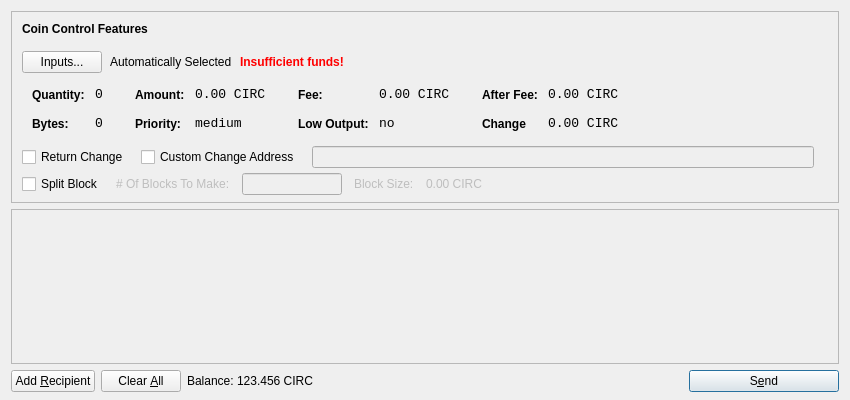
<?xml version="1.0" encoding="UTF-8"?>
<ui version="4.0">
 <class>SendCoinsDialog</class>
 <widget class="QDialog" name="SendCoinsDialog">
  <property name="geometry">
   <rect>
    <x>0</x>
    <y>0</y>
    <width>850</width>
    <height>400</height>
   </rect>
  </property>
  <property name="windowTitle">
   <string>Send Coins</string>
  </property>
  <layout class="QVBoxLayout" name="verticalLayout" stretch="0,1,0">
   <property name="bottomMargin">
    <number>8</number>
   </property>
   <item>
    <widget class="QFrame" name="frameCoinControl">
     <property name="sizePolicy">
      <sizepolicy hsizetype="Expanding" vsizetype="Expanding">
       <horstretch>0</horstretch>
       <verstretch>0</verstretch>
      </sizepolicy>
     </property>
     <property name="maximumSize">
      <size>
       <width>16777215</width>
       <height>16777215</height>
      </size>
     </property>
     <property name="frameShape">
      <enum>QFrame::StyledPanel</enum>
     </property>
     <property name="frameShadow">
      <enum>QFrame::Sunken</enum>
     </property>
     <layout class="QVBoxLayout" name="verticalLayoutCoinControl2">
      <property name="spacing">
       <number>6</number>
      </property>
      <property name="leftMargin">
       <number>0</number>
      </property>
      <property name="topMargin">
       <number>0</number>
      </property>
      <property name="rightMargin">
       <number>0</number>
      </property>
      <property name="bottomMargin">
       <number>6</number>
      </property>
      <item>
       <layout class="QVBoxLayout" name="verticalLayoutCoinControl" stretch="0,0,0,0,1">
        <property name="spacing">
         <number>0</number>
        </property>
        <property name="leftMargin">
         <number>10</number>
        </property>
        <property name="topMargin">
         <number>10</number>
        </property>
        <item>
         <layout class="QHBoxLayout" name="horizontalLayoutCoinControl1">
          <property name="bottomMargin">
           <number>15</number>
          </property>
          <item>
           <widget class="QLabel" name="labelCoinControlFeatures">
            <property name="sizePolicy">
             <sizepolicy hsizetype="Preferred" vsizetype="Maximum">
              <horstretch>0</horstretch>
              <verstretch>0</verstretch>
             </sizepolicy>
            </property>
            <property name="font">
             <font>
              <weight>75</weight>
              <bold>true</bold>
             </font>
            </property>
            <property name="styleSheet">
             <string notr="true">font-weight:bold;</string>
            </property>
            <property name="text">
             <string>Coin Control Features</string>
            </property>
           </widget>
          </item>
         </layout>
        </item>
        <item>
         <layout class="QHBoxLayout" name="horizontalLayoutCoinControl2" stretch="0,0,0,0">
          <property name="spacing">
           <number>8</number>
          </property>
          <property name="bottomMargin">
           <number>10</number>
          </property>
          <item>
           <widget class="QPushButton" name="pushButtonCoinControl">
            <property name="styleSheet">
             <string notr="true"/>
            </property>
            <property name="text">
             <string>Inputs...</string>
            </property>
           </widget>
          </item>
          <item>
           <widget class="QLabel" name="labelCoinControlAutomaticallySelected">
            <property name="text">
             <string>Automatically Selected</string>
            </property>
            <property name="margin">
             <number>5</number>
            </property>
           </widget>
          </item>
          <item>
           <widget class="QLabel" name="labelCoinControlInsuffFunds">
            <property name="font">
             <font>
              <weight>75</weight>
              <bold>true</bold>
             </font>
            </property>
            <property name="styleSheet">
             <string notr="true">color:red;font-weight:bold;</string>
            </property>
            <property name="text">
             <string>Insufficient funds!</string>
            </property>
            <property name="margin">
             <number>5</number>
            </property>
           </widget>
          </item>
          <item>
           <spacer name="horizontalSpacerCoinControl">
            <property name="orientation">
             <enum>Qt::Horizontal</enum>
            </property>
            <property name="sizeHint" stdset="0">
             <size>
              <width>40</width>
              <height>1</height>
             </size>
            </property>
           </spacer>
          </item>
         </layout>
        </item>
        <item>
         <widget class="QWidget" name="widgetCoinControl" native="true">
          <property name="sizePolicy">
           <sizepolicy hsizetype="Preferred" vsizetype="Preferred">
            <horstretch>0</horstretch>
            <verstretch>0</verstretch>
           </sizepolicy>
          </property>
          <property name="minimumSize">
           <size>
            <width>0</width>
            <height>0</height>
           </size>
          </property>
          <property name="styleSheet">
           <string notr="true"/>
          </property>
          <layout class="QHBoxLayout" name="horizontalLayoutCoinControl5">
           <property name="margin">
            <number>0</number>
           </property>
           <item>
            <layout class="QHBoxLayout" name="horizontalLayoutCoinControl3" stretch="0,0,0,1">
             <property name="spacing">
              <number>20</number>
             </property>
             <property name="topMargin">
              <number>0</number>
             </property>
             <property name="bottomMargin">
              <number>10</number>
             </property>
             <item>
              <layout class="QFormLayout" name="formLayoutCoinControl1">
               <property name="horizontalSpacing">
                <number>10</number>
               </property>
               <property name="verticalSpacing">
                <number>14</number>
               </property>
               <property name="leftMargin">
                <number>10</number>
               </property>
               <property name="topMargin">
                <number>4</number>
               </property>
               <property name="rightMargin">
                <number>6</number>
               </property>
               <item row="0" column="0">
                <widget class="QLabel" name="labelCoinControlQuantityText">
                 <property name="styleSheet">
                  <string notr="true">font-weight:bold;</string>
                 </property>
                 <property name="text">
                  <string>Quantity:</string>
                 </property>
                 <property name="margin">
                  <number>0</number>
                 </property>
                </widget>
               </item>
               <item row="0" column="1">
                <widget class="QLabel" name="labelCoinControlQuantity">
                 <property name="font">
                  <font>
                   <family>Monospace</family>
                   <pointsize>10</pointsize>
                  </font>
                 </property>
                 <property name="cursor">
                  <cursorShape>IBeamCursor</cursorShape>
                 </property>
                 <property name="contextMenuPolicy">
                  <enum>Qt::ActionsContextMenu</enum>
                 </property>
                 <property name="text">
                  <string>0</string>
                 </property>
                 <property name="margin">
                  <number>0</number>
                 </property>
                 <property name="textInteractionFlags">
                  <set>Qt::LinksAccessibleByMouse|Qt::TextSelectableByKeyboard|Qt::TextSelectableByMouse</set>
                 </property>
                </widget>
               </item>
               <item row="1" column="0">
                <widget class="QLabel" name="labelCoinControlBytesText">
                 <property name="styleSheet">
                  <string notr="true">font-weight:bold;</string>
                 </property>
                 <property name="text">
                  <string>Bytes:</string>
                 </property>
                </widget>
               </item>
               <item row="1" column="1">
                <widget class="QLabel" name="labelCoinControlBytes">
                 <property name="font">
                  <font>
                   <family>Monospace</family>
                   <pointsize>10</pointsize>
                  </font>
                 </property>
                 <property name="cursor">
                  <cursorShape>IBeamCursor</cursorShape>
                 </property>
                 <property name="contextMenuPolicy">
                  <enum>Qt::ActionsContextMenu</enum>
                 </property>
                 <property name="text">
                  <string>0</string>
                 </property>
                 <property name="textInteractionFlags">
                  <set>Qt::LinksAccessibleByMouse|Qt::TextSelectableByKeyboard|Qt::TextSelectableByMouse</set>
                 </property>
                </widget>
               </item>
              </layout>
             </item>
             <item>
              <layout class="QFormLayout" name="formLayoutCoinControl2">
               <property name="horizontalSpacing">
                <number>10</number>
               </property>
               <property name="verticalSpacing">
                <number>14</number>
               </property>
               <property name="leftMargin">
                <number>6</number>
               </property>
               <property name="topMargin">
                <number>4</number>
               </property>
               <property name="rightMargin">
                <number>6</number>
               </property>
               <item row="0" column="0">
                <widget class="QLabel" name="labelCoinControlAmountText">
                 <property name="styleSheet">
                  <string notr="true">font-weight:bold;</string>
                 </property>
                 <property name="text">
                  <string>Amount:</string>
                 </property>
                 <property name="margin">
                  <number>0</number>
                 </property>
                </widget>
               </item>
               <item row="0" column="1">
                <widget class="QLabel" name="labelCoinControlAmount">
                 <property name="font">
                  <font>
                   <family>Monospace</family>
                   <pointsize>10</pointsize>
                  </font>
                 </property>
                 <property name="cursor">
                  <cursorShape>IBeamCursor</cursorShape>
                 </property>
                 <property name="contextMenuPolicy">
                  <enum>Qt::ActionsContextMenu</enum>
                 </property>
                 <property name="text">
                  <string>0.00 CIRC</string>
                 </property>
                 <property name="textInteractionFlags">
                  <set>Qt::LinksAccessibleByMouse|Qt::TextSelectableByKeyboard|Qt::TextSelectableByMouse</set>
                 </property>
                </widget>
               </item>
               <item row="1" column="0">
                <widget class="QLabel" name="labelCoinControlPriorityText">
                 <property name="styleSheet">
                  <string notr="true">font-weight:bold;</string>
                 </property>
                 <property name="text">
                  <string>Priority:</string>
                 </property>
                </widget>
               </item>
               <item row="1" column="1">
                <widget class="QLabel" name="labelCoinControlPriority">
                 <property name="font">
                  <font>
                   <family>Monospace</family>
                   <pointsize>10</pointsize>
                  </font>
                 </property>
                 <property name="cursor">
                  <cursorShape>IBeamCursor</cursorShape>
                 </property>
                 <property name="contextMenuPolicy">
                  <enum>Qt::ActionsContextMenu</enum>
                 </property>
                 <property name="text">
                  <string>medium</string>
                 </property>
                 <property name="textInteractionFlags">
                  <set>Qt::LinksAccessibleByMouse|Qt::TextSelectableByKeyboard|Qt::TextSelectableByMouse</set>
                 </property>
                </widget>
               </item>
              </layout>
             </item>
             <item>
              <layout class="QFormLayout" name="formLayoutCoinControl3">
               <property name="horizontalSpacing">
                <number>10</number>
               </property>
               <property name="verticalSpacing">
                <number>14</number>
               </property>
               <property name="leftMargin">
                <number>6</number>
               </property>
               <property name="topMargin">
                <number>4</number>
               </property>
               <property name="rightMargin">
                <number>6</number>
               </property>
               <item row="0" column="0">
                <widget class="QLabel" name="labelCoinControlFeeText">
                 <property name="styleSheet">
                  <string notr="true">font-weight:bold;</string>
                 </property>
                 <property name="text">
                  <string>Fee:</string>
                 </property>
                 <property name="margin">
                  <number>0</number>
                 </property>
                </widget>
               </item>
               <item row="0" column="1">
                <widget class="QLabel" name="labelCoinControlFee">
                 <property name="font">
                  <font>
                   <family>Monospace</family>
                   <pointsize>10</pointsize>
                  </font>
                 </property>
                 <property name="cursor">
                  <cursorShape>IBeamCursor</cursorShape>
                 </property>
                 <property name="contextMenuPolicy">
                  <enum>Qt::ActionsContextMenu</enum>
                 </property>
                 <property name="text">
                  <string>0.00 CIRC</string>
                 </property>
                 <property name="textInteractionFlags">
                  <set>Qt::LinksAccessibleByMouse|Qt::TextSelectableByKeyboard|Qt::TextSelectableByMouse</set>
                 </property>
                </widget>
               </item>
               <item row="1" column="0">
                <widget class="QLabel" name="labelCoinControlLowOutputText">
                 <property name="styleSheet">
                  <string notr="true">font-weight:bold;</string>
                 </property>
                 <property name="text">
                  <string>Low Output:</string>
                 </property>
                </widget>
               </item>
               <item row="1" column="1">
                <widget class="QLabel" name="labelCoinControlLowOutput">
                 <property name="font">
                  <font>
                   <family>Monospace</family>
                   <pointsize>10</pointsize>
                  </font>
                 </property>
                 <property name="cursor">
                  <cursorShape>IBeamCursor</cursorShape>
                 </property>
                 <property name="contextMenuPolicy">
                  <enum>Qt::ActionsContextMenu</enum>
                 </property>
                 <property name="text">
                  <string>no</string>
                 </property>
                 <property name="textInteractionFlags">
                  <set>Qt::LinksAccessibleByMouse|Qt::TextSelectableByKeyboard|Qt::TextSelectableByMouse</set>
                 </property>
                </widget>
               </item>
              </layout>
             </item>
             <item>
              <layout class="QFormLayout" name="formLayoutCoinControl4">
               <property name="fieldGrowthPolicy"> 
                 <enum>QFormLayout::AllNonFixedFieldsGrow</enum> 
                </property>			  
               <property name="horizontalSpacing">
                <number>10</number>
               </property>
               <property name="verticalSpacing">
                <number>14</number>
               </property>
               <property name="leftMargin">
                <number>6</number>
               </property>
               <property name="topMargin">
                <number>4</number>
               </property>
               <property name="rightMargin">
                <number>6</number>
               </property>
               <item row="0" column="0">
                <widget class="QLabel" name="labelCoinControlAfterFeeText">
                 <property name="styleSheet">
                  <string notr="true">font-weight:bold;</string>
                 </property>
                 <property name="text">
                  <string>After Fee:</string>
                 </property>
                 <property name="margin">
                  <number>0</number>
                 </property>
                </widget>
               </item>
               <item row="0" column="1">
                <widget class="QLabel" name="labelCoinControlAfterFee">
                 <property name="font">
                  <font>
                   <family>Monospace</family>
                   <pointsize>10</pointsize>
                  </font>
                 </property>
                 <property name="cursor">
                  <cursorShape>IBeamCursor</cursorShape>
                 </property>
                 <property name="contextMenuPolicy">
                  <enum>Qt::ActionsContextMenu</enum>
                 </property>
                 <property name="text">
                  <string>0.00 CIRC</string>
                 </property>
                 <property name="textInteractionFlags">
                  <set>Qt::LinksAccessibleByMouse|Qt::TextSelectableByKeyboard|Qt::TextSelectableByMouse</set>
                 </property>
                </widget>
               </item>
               <item row="1" column="0">
                <widget class="QLabel" name="labelCoinControlChangeText">
                 <property name="styleSheet">
                  <string notr="true">font-weight:bold;</string>
                 </property>
                 <property name="text">
                  <string>Change</string>
                 </property>
                </widget>
               </item>
               <item row="1" column="1">
                <widget class="QLabel" name="labelCoinControlChange">
                 <property name="font">
                  <font>
                   <family>Monospace</family>
                   <pointsize>10</pointsize>
                  </font>
                 </property>
                 <property name="cursor">
                  <cursorShape>IBeamCursor</cursorShape>
                 </property>
                 <property name="contextMenuPolicy">
                  <enum>Qt::ActionsContextMenu</enum>
                 </property>
                 <property name="text">
                  <string>0.00 CIRC</string>
                 </property>
                 <property name="textInteractionFlags">
                  <set>Qt::LinksAccessibleByMouse|Qt::TextSelectableByKeyboard|Qt::TextSelectableByMouse</set>
                 </property>
                </widget>
               </item>
              </layout>
             </item>
            </layout>
           </item>
          </layout>
         </widget>
        </item>
        <item>
        <layout class="QHBoxLayout" name="horizontalLayoutCoinControl4" stretch="0,0,0,0">
          <property name="spacing">
           <number>12</number>
          </property>
          <property name="sizeConstraint">
           <enum>QLayout::SetDefaultConstraint</enum>
          </property>
          <property name="topMargin">
           <number>5</number>
          </property>
          <property name="rightMargin">
           <number>5</number>
          </property>
          <item>
		  <widget class="QCheckBox" name="returnChangeCheckBox">
 		  <property name="text">
 		  <string>Return Change</string>
 		  </property>
		  </widget>
 		  </item>
 		  <item>		  
           <widget class="QCheckBox" name="checkBoxCoinControlChange">
            <property name="text">
             <string>Custom Change Address</string>
            </property>
           </widget>
          </item>
          <item>
           <widget class="QLineEdit" name="lineEditCoinControlChange">
            <property name="enabled">
             <bool>false</bool>
            </property>
            <property name="sizePolicy">
             <sizepolicy hsizetype="Expanding" vsizetype="Fixed">
              <horstretch>0</horstretch>
              <verstretch>0</verstretch>
             </sizepolicy>
            </property>
           </widget>
          </item>
          <item>
           <widget class="QLabel" name="labelCoinControlChangeLabel">
            <property name="sizePolicy">
             <sizepolicy hsizetype="Preferred" vsizetype="Expanding">
              <horstretch>0</horstretch>
              <verstretch>0</verstretch>
             </sizepolicy>
            </property>
            <property name="minimumSize">
             <size>
              <width>0</width>
              <height>0</height>
             </size>
            </property>
            <property name="text">
             <string/>
            </property>
            <property name="margin">
             <number>3</number>
            </property>
           </widget>
          </item>
         </layout>
        </item>
        <item>
         <layout class="QHBoxLayout" name="horizontalLayoutCoinControl4a" stretch="0,0,0,0">
           <property name="alignment" >
          <set>Qt::AlignLeft</set>
           </property>
           <property name="spacing">
            <number>12</number>
           </property>
           <property name="sizeConstraint">
            <enum>QLayout::SetDefaultConstraint</enum>
           </property>
           <property name="topMargin">
            <number>5</number>
           </property>
           <property name="rightMargin">
            <number>5</number>
           </property>
            <item> 
            <widget class="QCheckBox" name="splitBlockCheckBox"> 
             <property name="text"> 
              <string>Split Block</string> 
             </property> 
            </widget> 
           </item> 
           <item> 
            <widget class="QLabel" name="labelBlocksToMakeText"> 
             <property name="enabled"> 
              <bool>false</bool> 
             </property> 
             <property name="text"> 
              <string># Of Blocks To Make:</string> 
             </property> 
            </widget> 
           </item>
           <item> 
            <widget class="QLineEdit" name="splitBlockLineEdit"> 
             <property name="enabled"> 
              <bool>false</bool> 
             </property> 
             <property name="sizePolicy"> 
              <sizepolicy hsizetype="Fixed" vsizetype="Fixed"> 
               <horstretch>0</horstretch> 
               <verstretch>0</verstretch> 
              </sizepolicy> 
             </property> 
             <property name="maximumSize"> 
              <size> 
               <width>100</width> 
               <height>16777215</height> 
              </size> 
             </property> 
            </widget> 
           </item> 
           <item> 
            <widget class="QLabel" name="labelBlockSizeText"> 
             <property name="enabled"> 
              <bool>false</bool> 
             </property> 
             <property name="text"> 
              <string>Block Size:</string> 
             </property> 
            </widget> 
           </item> 
           <item> 
            <widget class="QLabel" name="labelBlockSize"> 
             <property name="enabled"> 
              <bool>false</bool> 
             </property> 
             <property name="text"> 
              <string>0.00 CIRC</string> 
             </property>
            </widget> 
            </item>
          </layout>
         </item>
         <item>		
         <spacer name="verticalSpacerCoinControl">
          <property name="orientation">
           <enum>Qt::Vertical</enum>
          </property>
          <property name="sizeHint" stdset="0">
           <size>
            <width>800</width>
            <height>1</height>
           </size>
          </property>
         </spacer>
        </item>
       </layout>
      </item>
     </layout>
    </widget>
   </item>
   <item>
    <widget class="QScrollArea" name="scrollArea">
     <property name="widgetResizable">
      <bool>true</bool>
     </property>
     <widget class="QWidget" name="scrollAreaWidgetContents">
      <property name="geometry">
       <rect>
        <x>0</x>
        <y>0</y>
        <width>830</width>
        <height>172</height>
       </rect>
      </property>
      <layout class="QVBoxLayout" name="verticalLayout_2">
       <property name="margin">
        <number>0</number>
       </property>
       <item>
        <layout class="QVBoxLayout" name="entries">
         <property name="spacing">
          <number>6</number>
         </property>
        </layout>
       </item>
       <item>
        <spacer name="verticalSpacer">
         <property name="orientation">
          <enum>Qt::Vertical</enum>
         </property>
         <property name="sizeHint" stdset="0">
          <size>
           <width>20</width>
           <height>40</height>
          </size>
         </property>
        </spacer>
       </item>
      </layout>
     </widget>
    </widget>
   </item>
   <item>
    <layout class="QHBoxLayout" name="horizontalLayout">
     <item>
      <widget class="QPushButton" name="addButton">
       <property name="toolTip">
        <string>Send to multiple recipients at once</string>
       </property>
       <property name="text">
        <string>Add &amp;Recipient</string>
       </property>
       <property name="icon">
        <iconset resource="../bitcoin.qrc">
         <normaloff>:/icons/add</normaloff>:/icons/add</iconset>
       </property>
       <property name="autoDefault">
        <bool>false</bool>
       </property>
      </widget>
     </item>
     <item>
      <widget class="QPushButton" name="clearButton">
       <property name="sizePolicy">
        <sizepolicy hsizetype="Minimum" vsizetype="Fixed">
         <horstretch>0</horstretch>
         <verstretch>0</verstretch>
        </sizepolicy>
       </property>
       <property name="toolTip">
        <string>Remove all transaction fields</string>
       </property>
       <property name="text">
        <string>Clear &amp;All</string>
       </property>
       <property name="icon">
        <iconset resource="../bitcoin.qrc">
         <normaloff>:/icons/remove</normaloff>:/icons/remove</iconset>
       </property>
       <property name="autoRepeatDelay">
        <number>300</number>
       </property>
       <property name="autoDefault">
        <bool>false</bool>
       </property>
      </widget>
     </item>
     <item>
      <layout class="QHBoxLayout" name="horizontalLayout_2">
       <property name="spacing">
        <number>3</number>
       </property>
       <item>
        <widget class="QLabel" name="label">
         <property name="sizePolicy">
          <sizepolicy hsizetype="Preferred" vsizetype="Fixed">
           <horstretch>0</horstretch>
           <verstretch>0</verstretch>
          </sizepolicy>
         </property>
         <property name="text">
          <string>Balance:</string>
         </property>
        </widget>
       </item>
       <item>
        <widget class="QLabel" name="labelBalance">
         <property name="sizePolicy">
          <sizepolicy hsizetype="Preferred" vsizetype="Fixed">
           <horstretch>0</horstretch>
           <verstretch>0</verstretch>
          </sizepolicy>
         </property>
         <property name="cursor">
          <cursorShape>IBeamCursor</cursorShape>
         </property>
         <property name="text">
          <string>123.456 CIRC</string>
         </property>
         <property name="textInteractionFlags">
          <set>Qt::LinksAccessibleByMouse|Qt::TextSelectableByKeyboard|Qt::TextSelectableByMouse</set>
         </property>
        </widget>
       </item>
      </layout>
     </item>
     <item>
      <spacer name="horizontalSpacer">
       <property name="orientation">
        <enum>Qt::Horizontal</enum>
       </property>
       <property name="sizeHint" stdset="0">
        <size>
         <width>40</width>
         <height>20</height>
        </size>
       </property>
      </spacer>
     </item>
     <item>
      <widget class="QPushButton" name="sendButton">
       <property name="minimumSize">
        <size>
         <width>150</width>
         <height>0</height>
        </size>
       </property>
       <property name="toolTip">
        <string>Confirm the send action</string>
       </property>
       <property name="text">
        <string>S&amp;end</string>
       </property>
       <property name="icon">
        <iconset resource="../bitcoin.qrc">
         <normaloff>:/icons/send</normaloff>:/icons/send</iconset>
       </property>
       <property name="default">
        <bool>true</bool>
       </property>
      </widget>
     </item>
    </layout>
   </item>
  </layout>
 </widget>
 <resources>
  <include location="../bitcoin.qrc"/>
 </resources>
 <connections/>
</ui>
